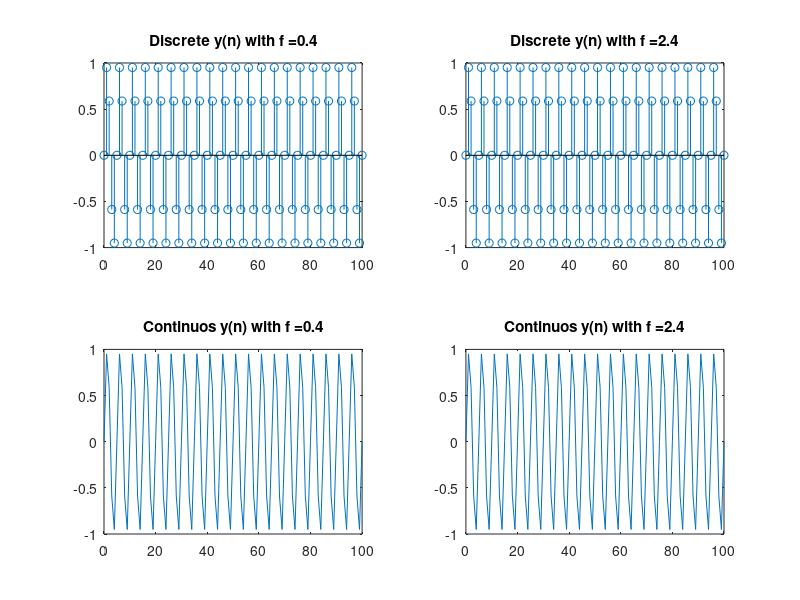
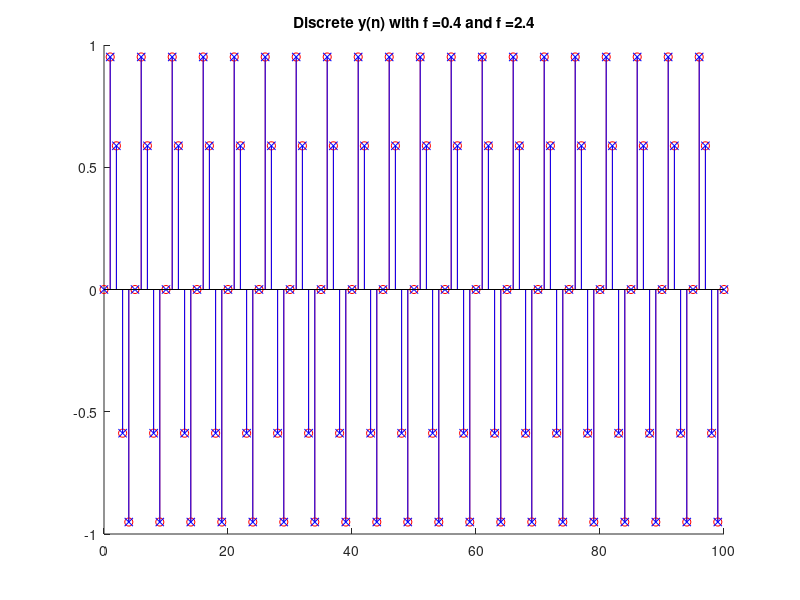

Here is the MATLAB script that generated these plots, in order:
1;

% Tecnologico de Costa Rica
% Escuela de Ingenieria Electronica
% El-5805 Procesamiento Digital de Señales

% This Octave File solves the
% problems given for the Course
% Digital Signal Processing

% This function calculates the next frequency
% alias based on the function y(n) = pi*f*n
% The demostration is in the PDF attached.
function next = nextAlias(f0)
  next = f0 + 2;
end

% This function generates two windows
% The first one with a grid of 2 x 2
% with the next graphs:
%   Position 1 x 1 => Discrete y(n) with the frequency fiven (f0)
%   Position 1 x 2 => Discrete y(n) with the next alias frequency of f0
%   Position 2 x 1 => Continuos y(n) with the frequency fiven (f0)
%   Position 2 x 2 => Continuos y(n) with the next alias frequency of f0
% The other window with a superposition of the two discrete functions 
function graph = grapher(domain,firstFrequency)
  
  secondFrequency = nextAlias(firstFrequency);

  firstFunction = sin(pi*firstFrequency*domain);
  secondFunction = sin(pi*secondFrequency*domain);

  figure
  subplot(2,2,1)
  stem(domain,firstFunction)
  plotTitle = strcat('Discrete y(n) with f = ',num2str(firstFrequency))
  title(plotTitle)

  subplot(2,2,2)
  stem(domain,secondFunction)
  plotTitle = strcat('Discrete y(n) with f = ',num2str(secondFrequency))
  title(plotTitle)
  
  subplot(2,2,3)
  plot(domain,firstFunction)
  plotTitle = strcat('Continuos y(n) with f = ',num2str(firstFrequency))
  title(plotTitle)
  
  subplot(2,2,4)
  plot(domain,secondFunction)
  plotTitle = strcat('Continuos y(n) with f = ',num2str(secondFrequency))
  title(plotTitle)
  
  figure
  hold on
  
  stem(domain,firstFunction,"ro")
  stem(domain,secondFunction,"bx")
  plotTitle = strcat('Discrete y(n) with f = ',num2str(firstFrequency),' and f = ',num2str(secondFrequency))
  title(plotTitle)
  
  hold off
  
  
end

% Lets generate the domain
domain = 0:100;

% Set the frecuency
frequency = 0.4

% Lets go
grapher(domain,frequency)